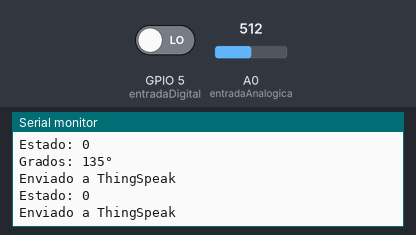
Simulated run of this sketch. Board: ESP8266 (NodeMCU). Shown: the last lines printed to the serial monitor. Inputs (shaded band) come from the test bench; at power-on: A0 (entradaAnalogica) = 512, GPIO 5 (entradaDigital) LOW. WiFi joins after 1.5 s; servers stay silent unless stated.

Above: at 2.7 s.
2.8 s: A0 (entradaAnalogica) set to 716
At 2.87 s:
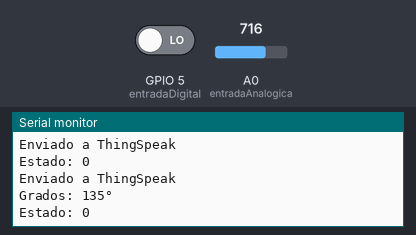
4.5 s: GPIO 5 (entradaDigital) driven HIGH
At 5.29 s:
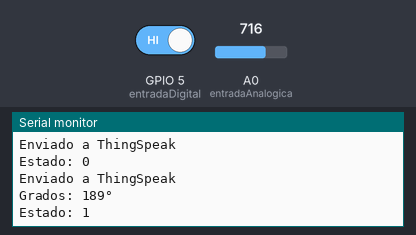
6.2 s: A0 (entradaAnalogica) set to 900
At 7.4 s:
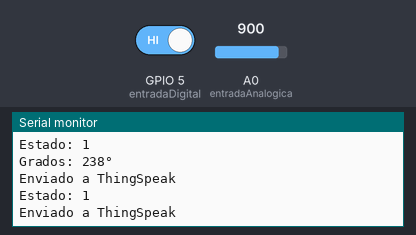
Timing chart, 0 to 9.2 s (numbered marks = the images above; inputs shaded):
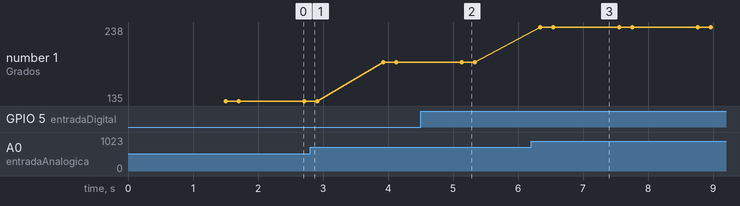

Measured:
- after the input at 4.5 s, the serial monitor: prints a new line after 0.64 s (image 2)
- after the input at 6.2 s, the serial monitor: prints a new line after 0.15 s (image 3)
- plotted number 1: 135 → 189 after the input at 2.8 s, 189 → 238 after the input at 6.2 s

The sketch:

proyecto_06_ESP8266_digital_analog.ino
```cpp
#include <ESP8266WiFi.h>

String apiKey = "";

const char *ssid = "";

const char *pass = "";

const char *server = "api.thingspeak.com";

WiFiClient client;

int entradaDigital = 5;
int estado;

int entradaAnalogica = A0;
int iLectura_ADC;
int grados;

void setup()
{
  Serial.begin(9600);
  pinMode(entradaDigital, INPUT);

  Serial.println("Conectando a: " + String(ssid));

  WiFi.begin(ssid, pass);

  while (WiFi.status() != WL_CONNECTED)
  {
    delay(500);
    Serial.print(".");
  }
  Serial.println();
  Serial.println("WiFi conectado!");
}

void loop()
{
  iLectura_ADC = analogRead(entradaAnalogica);

  grados = map(iLectura_ADC, 0, 1023, 0, 270);

  Serial.println("Grados: " + String(grados) + "°");
  Serial.println();

  if (digitalRead(entradaDigital))
  {
    estado = 1;
  }
  else
  {
    estado = 0;
  }
  Serial.println("Estado: " + String(estado));
  Serial.println();

  if (client.connect(server, 80))
  {
    String postStr = apiKey;
    postStr += "&field1=";
    postStr += String(estado);
    postStr += "&field2=";
    postStr += String(grados);
    postStr += "\r\n\r\n";

    client.print("POST /update HTTP/1.1\n");
    client.print("Host: api.thingspeak.com\n");
    client.print("Connection: close\n");
    client.print("X-THINGSPEAKAPIKEY:" + apiKey + "\n");
    client.print("Content-Type: application/x-www-form-urlencoded\n");
    client.print("Content-Length: ");
    client.print(postStr.length());
    client.print("\n\n");
    client.print(postStr);

    Serial.println("Grados: " + String(grados) + "°");
    Serial.println("Enviado a ThingSpeak");
    Serial.println();

    Serial.println("Estado: " + String(estado));
    Serial.println("Enviado a ThingSpeak");
    Serial.println();
  }
  client.stop();
  delay(1000);
}
```
